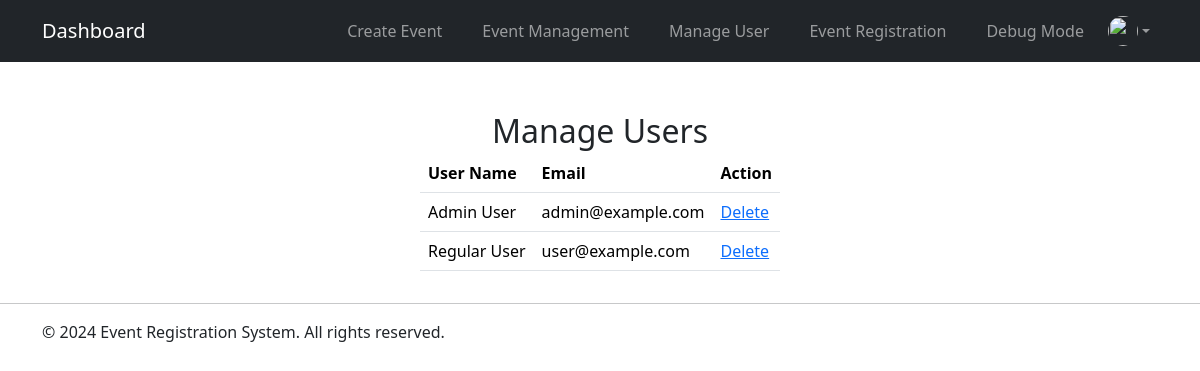
/admin/manage_users.php (signed in), run on the app's committed database.
### tables this page shows
CREATE TABLE IF NOT EXISTS users (
    id INT AUTO_INCREMENT PRIMARY KEY,
    name VARCHAR(255) NOT NULL,
    email VARCHAR(255) NOT NULL UNIQUE,
    password VARCHAR(255) NOT NULL,
    is_admin BOOLEAN DEFAULT FALSE,
    created_at TIMESTAMP DEFAULT CURRENT_TIMESTAMP
);

### admin/manage_users.php (the view, shortened to what this page needs)
<?php
require_once '../database/config.php';
$sql = "SELECT * FROM users";
$users = $conn->query($sql);
?>
<body>
    <?php
    require_once '../includes/header.php';
    include '../includes/navbar2.php'; ?>
    <br>
    <br>
    <div id="page-head" class="d-flex flex-column justify-content-center align-items-center">
        <h2 class="mt-4 mb-1 p-0">Manage Users</h2>
    </div>
    <div class="d-flex justify-content-center">
        <div>
            <table class="table">
                <tr>
                    <th>User Name</th>
                    <th>Email</th>
                    <th>Action</th>
                </tr>
                <?php while ($user = $users->fetch_assoc()): ?>
                <tr>
                    <td><?= htmlspecialchars($user['name']) ?></td>
                    <td><?= htmlspecialchars($user['email']) ?></td>
                    <td>
                        <a href="manage_users.php?delete=<?= $user['id'] ?>" onclick="return confirm('Are you sure you want to delete this user?')">Delete</a>
                    </td>
                </tr>
                <?php endwhile; ?>
            </table>
        </div>
    </div>
    <hr>
    <?php include '../includes/footer.php'; ?>
</body>

### data on the page
users: name "Admin User", email "admin@example.com"
users: name "Regular User", email "user@example.com"
